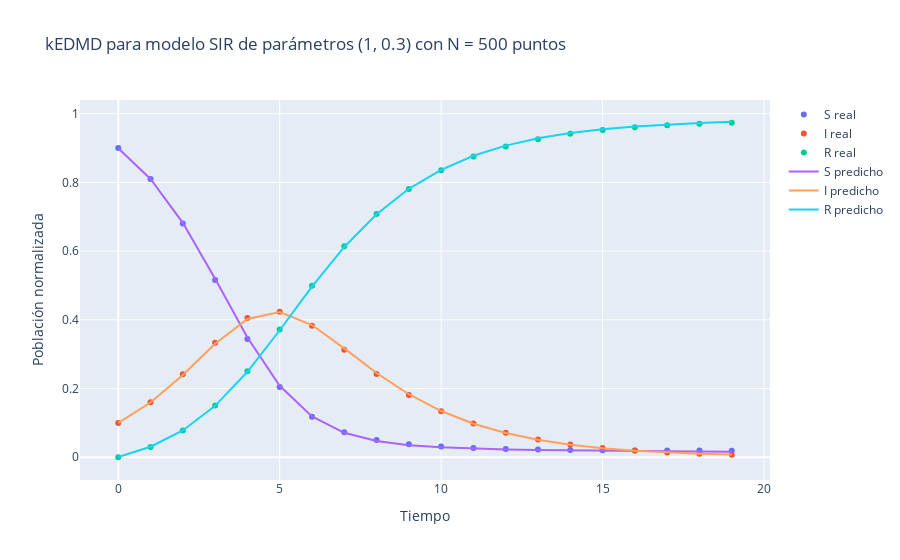

Source (notebook cell):
### Code cell
# Parámetros del modelo SIR
beta, gamma = 1, 0.3

# Dinámica del sistema
def f(x):
    return np.array([x[0]-beta*x[0]*x[1] ,x[1]+beta*x[0]*x[1] - gamma*x[1], x[2]+gamma*x[1]])

# Observaciones del sistema, irrelevantes para este ejemplo
def g(x):
    return x

# Dimensiones y el kernel
N = 500
nx, ny = 3, 3
k = Matern(length_scale=1e3, nu=0.5)

# Distribuciones
X_dist = stats.dirichlet(alpha=1/3*np.ones(nx))
dyn_dist = stats.multivariate_normal(mean=np.zeros(nx), cov=1e-7*np.eye(3))
obs_dist = stats.multivariate_normal(mean=np.zeros(1), cov=1e-7*np.eye(1))

# Sistema dinámico
dyn = DynamicalSystem(nx, ny, f, g, X_dist, dyn_dist, obs_dist, discrete_time=True)

# Datos sintéticos
iters = 20
x0 = np.array([0.9, 0.1, 0.0])
x = np.zeros((iters, nx))

x[0] = x0

for i in range(1, iters):
    x[i] = f(x[i-1])

# Operador de Koopman
Koop = KoopmanOperator(k, dyn)
Koop.compute_edmd(N)

U, B, phi = Koop.U, Koop.B, Koop.phi

# Sistema con Koopman
x_koop = np.zeros((iters, nx))
x_koop[0] = B@phi(x0)
z = np.zeros((iters, N))
z[0] = phi(x0)

for i in range(1, iters):
    z[i] = U@z[i-1]
    x_koop[i] = B@z[i]

t = np.arange(iters)

# Gráfico
fig = go.Figure()

fig.add_trace(go.Scatter(x=t, y=x[:,0], name='S real', mode='markers'))
fig.add_trace(go.Scatter(x=t, y=x[:,1], name='I real', mode='markers'))
fig.add_trace(go.Scatter(x=t, y=x[:,2], name='R real', mode='markers'))

fig.add_trace(go.Scatter(x=t, y=x_koop[:,0], name='S predicho'))
fig.add_trace(go.Scatter(x=t, y=x_koop[:,1], name='I predicho'))
fig.add_trace(go.Scatter(x=t, y=x_koop[:,2], name='R predicho'))

# Colocar titulo
fig.update_layout(
    title=f"kEDMD para modelo SIR de parámetros ({beta}, {gamma}) con N = {N} puntos",
    xaxis_title="Tiempo",
    yaxis_title="Población normalizada"
    )

fig.write_image(img_path+"SIR.pdf")
fig.show()

### Figure 1 — Plotly figure (JSON) as saved in the notebook; plotly's stock layout.template omitted (floating-point values rounded to 4 significant figures)
{"data": [{"mode": "markers", "name": "S real", "type": "scatter", "x": [0, 1, 2, 3, 4, 5, 6, 7, 8, 9, 10, 11, 12, 13, 14, 15, 16, 17, 18, 19], "y": [0.9, 0.81, 0.6804, 0.516, 0.3439, 0.2044, 0.1179, 0.07275, 0.04997, 0.03787, 0.031, 0.02685, 0.02422, 0.0225, 0.02134, 0.02054, 0.01999, 0.0196, 0.01933, 0.01914]}, {"mode": "markers", "name": "I real", "type": "scatter", "x": [0, 1, 2, 3, 4, 5, 6, 7, 8, 9, 10, 11, 12, 13, 14, 15, 16, 17, 18, 19], "y": [0.1, 0.16, 0.2416, 0.3335, 0.4055, 0.4234, 0.3829, 0.3132, 0.242, 0.1815, 0.1339, 0.0979, 0.07116, 0.05153, 0.03723, 0.02686, 0.01935, 0.01393, 0.01003, 0.007212]}, {"mode": "markers", "name": "R real", "type": "scatter", "x": [0, 1, 2, 3, 4, 5, 6, 7, 8, 9, 10, 11, 12, 13, 14, 15, 16, 17, 18, 19], "y": [0, 0.03, 0.078, 0.1505, 0.2505, 0.3722, 0.4992, 0.6141, 0.708, 0.7806, 0.8351, 0.8753, 0.9046, 0.926, 0.9414, 0.9526, 0.9607, 0.9665, 0.9706, 0.9737]}, {"name": "S predicho", "type": "scatter", "x": [0, 1, 2, 3, 4, 5, 6, 7, 8, 9, 10, 11, 12, 13, 14, 15, 16, 17, 18, 19], "y": [0.8993, 0.8102, 0.6824, 0.5198, 0.3486, 0.2079, 0.1187, 0.07118, 0.04724, 0.03526, 0.02883, 0.02492, 0.02242, 0.02074, 0.01958, 0.01868, 0.01791, 0.01722, 0.01658, 0.016]}, {"name": "I predicho", "type": "scatter", "x": [0, 1, 2, 3, 4, 5, 6, 7, 8, 9, 10, 11, 12, 13, 14, 15, 16, 17, 18, 19], "y": [0.09988, 0.1592, 0.2397, 0.3306, 0.4027, 0.4225, 0.3849, 0.3168, 0.2453, 0.1834, 0.1345, 0.09763, 0.07046, 0.05072, 0.0365, 0.0263, 0.01904, 0.01391, 0.01031, 0.007762]}, {"name": "R predicho", "type": "scatter", "x": [0, 1, 2, 3, 4, 5, 6, 7, 8, 9, 10, 11, 12, 13, 14, 15, 16, 17, 18, 19], "y": [0.0008232, 0.03058, 0.07787, 0.1496, 0.2488, 0.3696, 0.4964, 0.612, 0.7075, 0.7814, 0.8367, 0.8775, 0.9071, 0.9285, 0.9439, 0.955, 0.9631, 0.9689, 0.9731, 0.9762]}], "layout": {"title": {"text": "kEDMD para modelo SIR de parámetros (1, 0.3) con N = 500 puntos"}, "xaxis": {"title": {"text": "Tiempo"}}, "yaxis": {"title": {"text": "Población normalizada"}}}}
